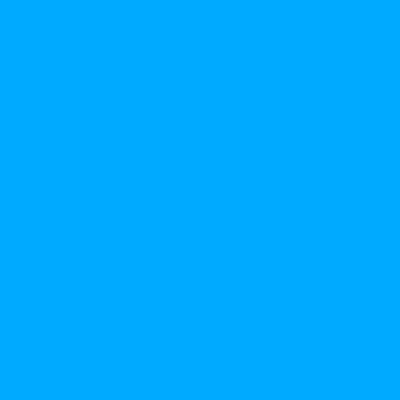
Frame 1 (no input)
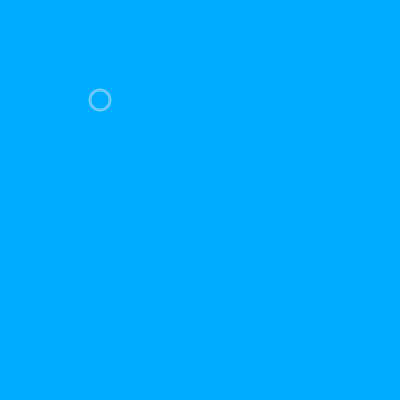
Frame 60 (no input)
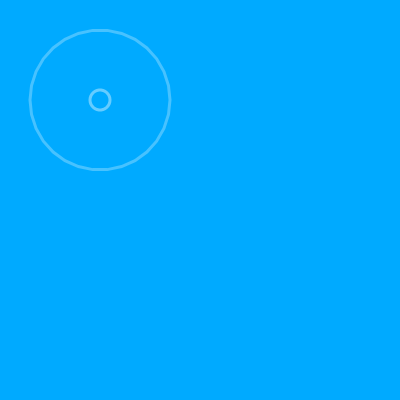
Frame 120 (the mouse pressed at the canvas centre since frame 60)

The p5.js sketch that drew these frames (run headless with seeded random() and noise() and a simulated clock; from frame 60 on, the mouse is pressed at the canvas centre):

// p5.js sketch
// ── sketch.js
let emitters = [];
function setup() {
  createCanvas(400, 400);
  colorMode(HSL);

  for (let i = 0; i < 1; i++) {
    emitters.push(new Emitter(i * 200 + 100, i * 100 + 100, 30));
  }
}

function draw() {
  background(200, 100, 50);

  for (let emitter of emitters) {
    // emitter.show();
    emitter.emit();
  }
}

class Emitter {
  constructor(x, y, rv) {
    this.x = x;
    this.y = y;
    this.rv = rv;
    this.ripples = [];
  }

  addRipple() {
    this.ripples.push(new Ripple(this.rv, this.x, this.y));
  }

  emit() {
    if (frameCount % 60 == 0) {
      this.addRipple();
    }
    for (let r of this.ripples) {
      if (r.lifetime <= 0) {
        this.ripples.shift();
      }

      r.update();
      r.show();
    }
  }

  show() {
    noStroke();
    fill(100, 100, 50);
    ellipse(this.x, this.y, 20);
  }
}

class Ripple {
  constructor(v, x, y) {
    this.numVertex = v;
    this.spacing = TWO_PI / v;
    this.inc = 1;
    this.x = x;
    this.y = y;
    this.lifetime = 20;
    this.decay = 0.1;
    this.vertices = [];
  }

  update() {
    for (let v of this.vertices) {
      v.update();
    }
    this.lifetime -= this.decay;
  }

  makeVertices() {
    for (let i = 0; i < this.numVertex; i++) {
      let r = 10
      let angle = i * this.spacing;
      let y = sin(angle) * r;
      let x = cos(angle) * r;
      let vertex = createVector(x, y);
      this.vertices.push(new RVertex(vertex));
    }
  }

  show() {
    if (this.vertices.length == 0) {
      this.makeVertices();
    }
    push();
    translate(this.x, this.y);
    noFill();
    strokeWeight(3);
    stroke(200, 100, 50 + this.lifetime);
    beginShape();
    for (let v of this.vertices) {
      vertex(v.x, v.y);
    }

    endShape(CLOSE);
    pop();
  }
}

class RVertex {
  constructor(v) {
    this.x = v.x;
    this.y = v.y;
    this.vel = v;
    this.acc = v.copy().setMag(1);
  }

  update() {
    this.vel.add(this.acc);
    this.x = this.vel.x;
    this.y = this.vel.y;
  }
}
